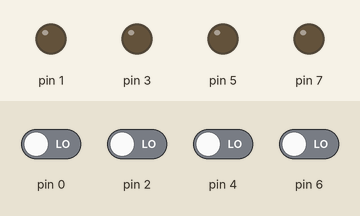
This program was run on a simulated Arduino Leonardo, built with avr-gcc and run on an emulated ATmega32U4. Shown: output pins drawn as LEDs (lit = HIGH). The test bench sets the inputs (shaded band); at power-on: pin 0, pin 2, pin 4, pin 6 LOW.

Above: at 1.2 s.
1.3 s: pin 0 driven HIGH
At 1.8 s:
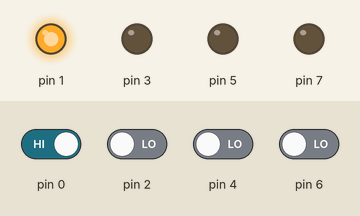
2.8 s: pin 2 driven HIGH
At 4.0 s:
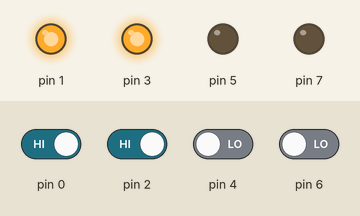
4.3 s: pin 4 driven HIGH
At 5.3 s:
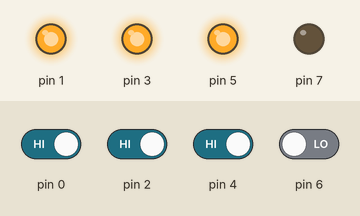
5.8 s: pin 6 driven HIGH
At 6.4 s:
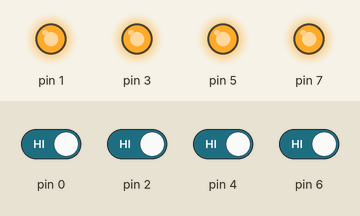
7.3 s: pin 0 driven LOW
At 7.6 s:
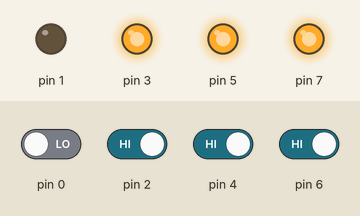
8.8 s: pin 2 driven LOW
At 9.9 s:
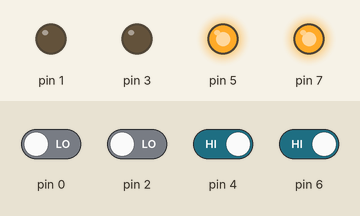
Timing chart, 0 to 11.3 s (numbered marks = the images above; inputs shaded):
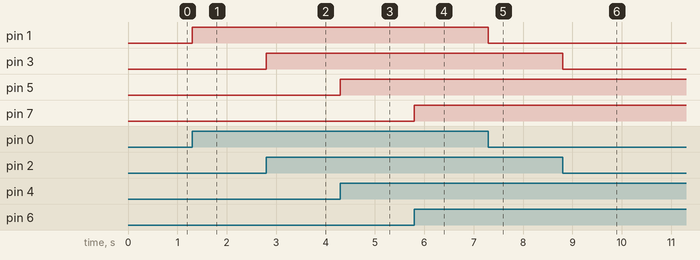

The program:

main.cpp
```cpp
#include <Arduino.h>
#include "MIDIUSB.h"

// First parameter is the event type (0x09 = note on, 0x08 = note off).
// Second parameter is note-on/note-off, combined with the channel.
// Channel can be anything between 0-15. Typically reported to the user as 1-16.
// Third parameter is the note number (48 = middle C).
// Fourth parameter is the velocity (64 = normal, 127 = fastest).

struct Button{
    const uint8_t input;
    const uint8_t led;
    const uint8_t channel;
    bool lastState;
};

constexpr bool default_buttonstate = false;

Button buttons[] =
{
    {0,1,0, default_buttonstate},
    {2,3,1, default_buttonstate},
    {4,5,2, default_buttonstate},
    {6,7,3, default_buttonstate},
};


void sendCTL(uint8_t channel, bool state)
{
    // controlChange(0, 10, 65); // Set the value of controller 10 on channel 0 to 65
    midiEventPacket_t event = {0x0B, channel | 0xB0, 0, state ? 255 : 0};
    MidiUSB.sendMIDI(event);
}

void setup() {
    //Serial.begin(115200);
    for(Button& b : buttons)
    {
        pinMode(b.input, INPUT);
        pinMode(b.led, OUTPUT);
    }
}

// First parameter is the event type (0x0B = control change).
// Second parameter is the event type, combined with the channel.
// Third parameter is the control number number (0-119).
// Fourth parameter is the control value (0-127).
/*
void controlChange(uint8_t channel, uint8_t control, uint8_t value) {
    midiEventPacket_t event = {0x0B, 0xB0 | channel, control, value};
    MidiUSB.sendMIDI(event);
}
*/

void loop() {
    for(Button& b : buttons)
    {
        bool state = digitalRead(b.input);
        if (state != b.lastState)
        {
            sendCTL(b.channel, state);
            digitalWrite(b.led, state);
            b.lastState = state;
        }
    }
    MidiUSB.flush();
}
```

Measured:
- after the input at 1.3 s, pin 1: LOW → HIGH at once
- after the input at 2.8 s, pin 3: LOW → HIGH at once
- after the input at 4.3 s, pin 5: LOW → HIGH at once
- after the input at 5.8 s, pin 7: LOW → HIGH at once
- after the input at 7.3 s, pin 1: HIGH → LOW at once
- after the input at 8.8 s, pin 3: HIGH → LOW at once
